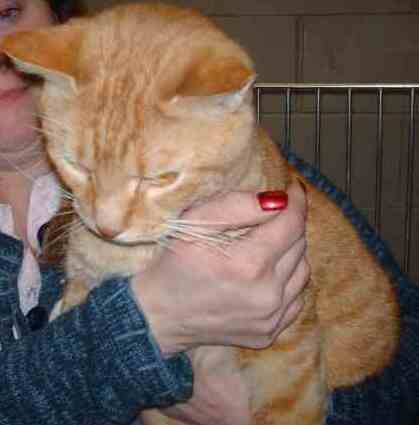
#> input picture 8_final_project/KhinChaw/dataset/cat_and_dog_dataset/cats/cat.602.jpg, 419 x 425 px, found by its file name; its folder holds only this picture in this run
$ jupyter execute --allow-errors prepare_img.ipynb
#> lines starting #> are read from the running program, lines starting #| are printed output that depends on the picture
[cell 1]
import os
import cv2
import random
from dotenv import load_dotenv
import matplotlib.pyplot as plt

[cell 2]
# Load environment variables
load_dotenv()
ML_Summer_School_ID = os.getenv('ML_Summer_School_ID')
print("Your Student ID is:", ML_Summer_School_ID)

[cell 3]
# Base paths
project_root = os.path.abspath(os.path.join(os.getcwd(), ".."))  # Go one level up
base_dir = os.path.join(project_root, "dataset")
cats_folder = os.path.join(base_dir, "cat_and_dog_dataset", "cats")
dogs_folder = os.path.join(base_dir, "cat_and_dog_dataset", "dogs")
annotations_folder = os.path.join(base_dir, "annotations")

[cell 4]
# Function to get image files only
def get_image_files(folder):
    return [f for f in os.listdir(folder) if f.lower().endswith(('.png', '.jpg', '.jpeg'))]

cats_images = get_image_files(cats_folder)
#> (the rest of this cell did not finish here and is left out)

[cell 5]
# Display a random cat image
cat_img = random.choice(cats_images)
cat_path = os.path.join(cats_folder, cat_img)
cat_img_data = cv2.imread(cat_path)
#> cat_img_data is the input picture: shape (425, 419, 3); mean B, G, R 87.3, 99.3, 119.8
cat_img_resized = cv2.resize(cat_img_data, (300, 300))

plt.imshow(cv2.cvtColor(cat_img_resized, cv2.COLOR_BGR2RGB))
plt.title(f"Cat: {cat_img}")
plt.axis('off')
plt.show()
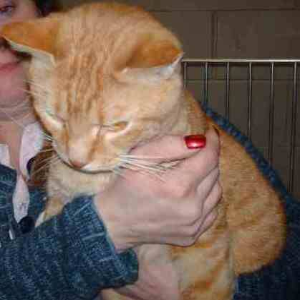
#> shown: shape (300, 300, 3); mean R, G, B 119.6, 99.2, 87.2


$ run again, on 8_final_project/KhinChaw/dataset/cat_and_dog_dataset/cats/cat.624.jpg
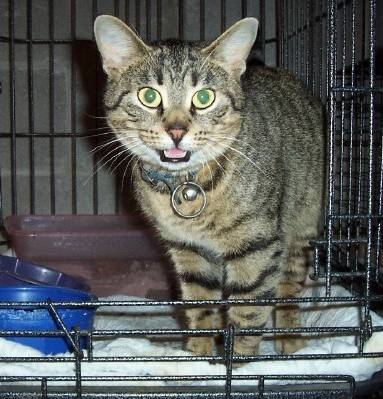
#> input picture 8_final_project/KhinChaw/dataset/cat_and_dog_dataset/cats/cat.624.jpg, 383 x 399 px, found by its file name
#> cat_img_data is the input picture: shape (399, 383, 3); mean B, G, R 91.4, 94.1, 91.3
#> `cat_img_resized = cv2.resize(cat_img_data, (300, 300))`:
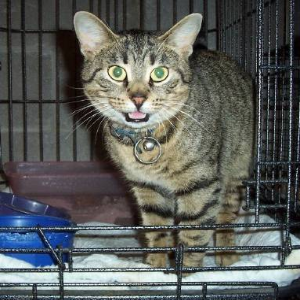
#> cat_img_resized: shape (300, 300, 3); mean B, G, R 91.3, 94, 91.2

$ run again, on 8_final_project/KhinChaw/dataset/cat_and_dog_dataset/cats/cat.625.jpg
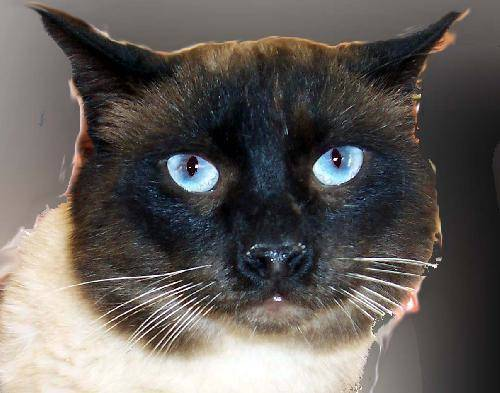
#> input picture 8_final_project/KhinChaw/dataset/cat_and_dog_dataset/cats/cat.625.jpg, 500 x 393 px, found by its file name
#> cat_img_data is the input picture: shape (393, 500, 3); mean B, G, R 90.6, 94.3, 99.5
#> `cat_img_resized = cv2.resize(cat_img_data, (300, 300))`:
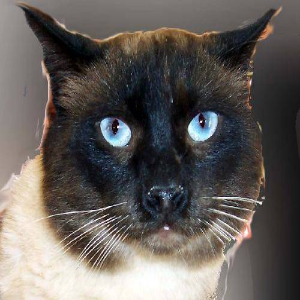
#> cat_img_resized: shape (300, 300, 3); mean B, G, R 90.5, 94.2, 99.4

$ run again, on 8_final_project/KhinChaw/dataset/cat_and_dog_dataset/cats/cat.635.jpg
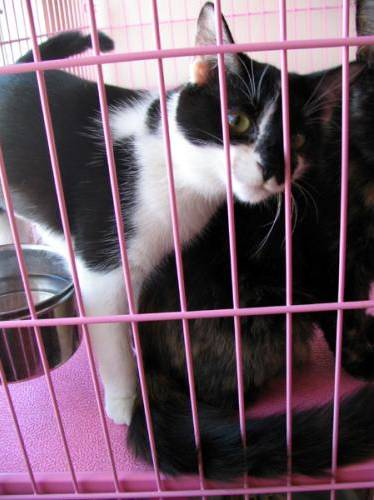
#> input picture 8_final_project/KhinChaw/dataset/cat_and_dog_dataset/cats/cat.635.jpg, 374 x 500 px, found by its file name
#> cat_img_data is the input picture: shape (500, 374, 3); mean B, G, R 103.1, 89.2, 111.3
#> `cat_img_resized = cv2.resize(cat_img_data, (300, 300))`:
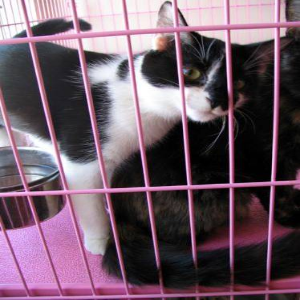
#> cat_img_resized: shape (300, 300, 3); mean B, G, R 103.1, 89.2, 111.2
